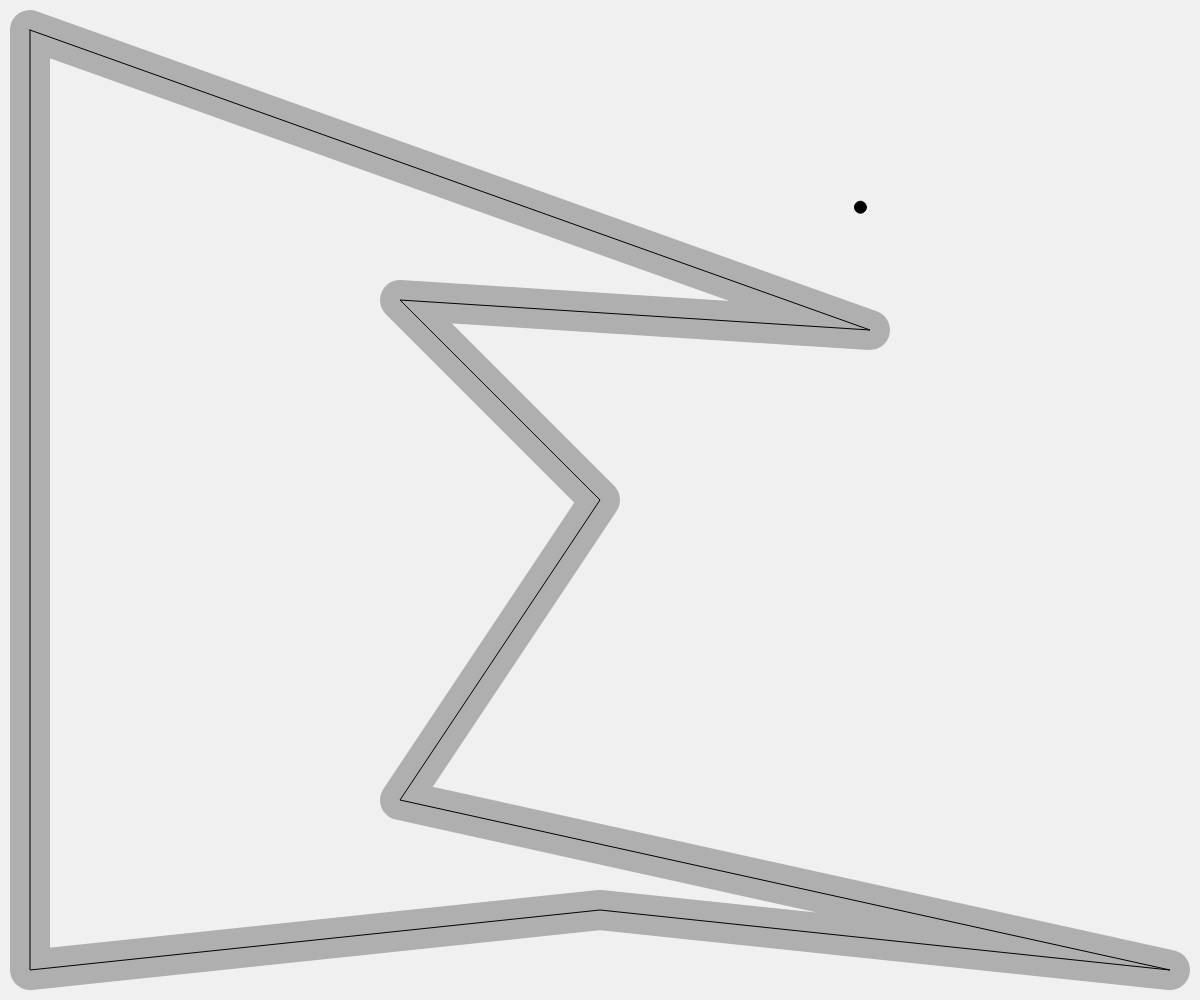
Frame 1 (no input)
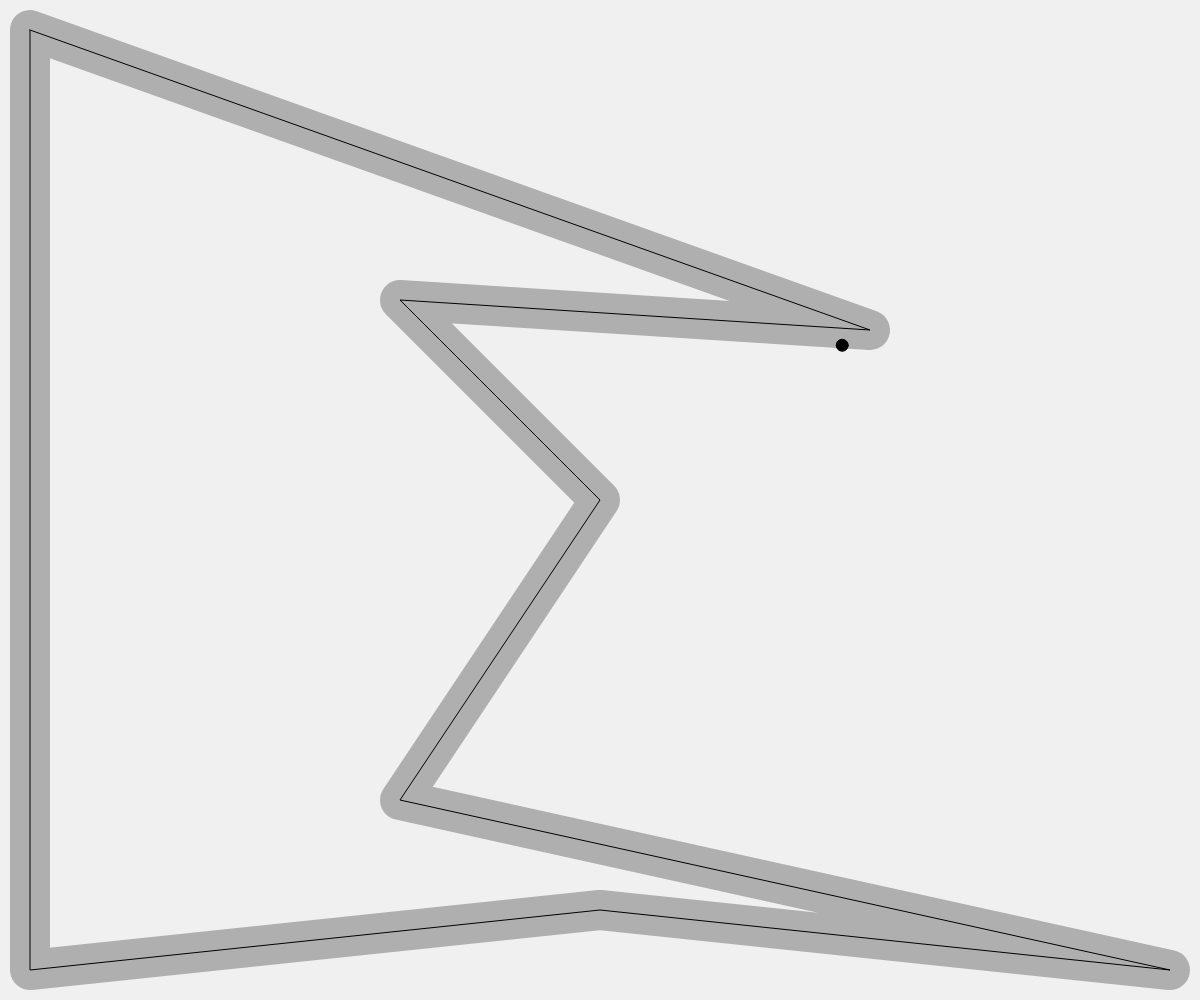
Frame 60 (no input)
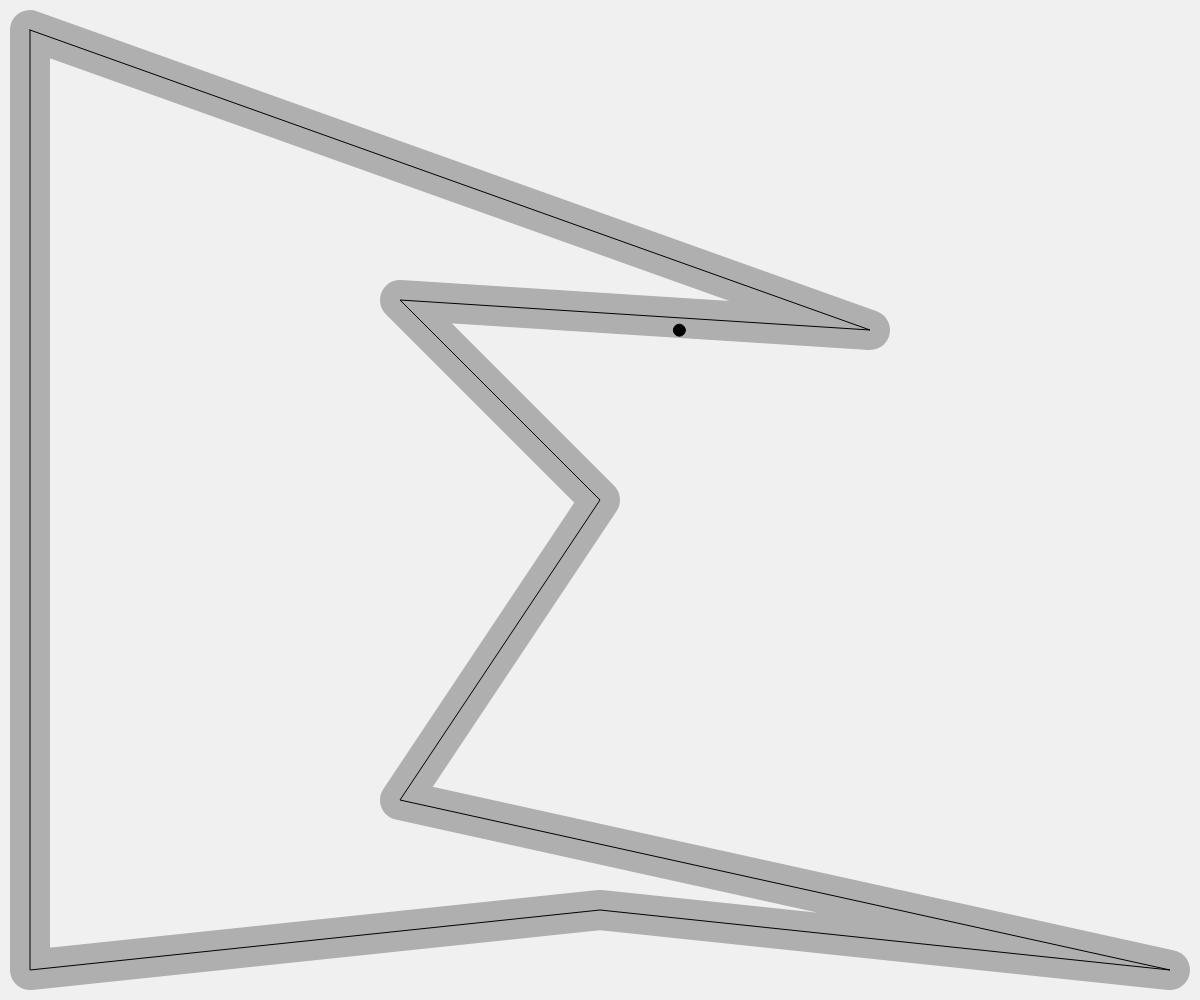
Frame 120 (the mouse pressed at the canvas centre since frame 60)

The p5.js sketch that drew these frames (run headless with seeded random() and noise() and a simulated clock; from frame 60 on, the mouse is pressed at the canvas centre):

// p5.js sketch
// ── sketch.js
// Path Following (Complex Path)
// The Nature of Code
// The Coding Train / Daniel Shiffman
// https://youtu.be/LrnR6dc2IfM
// https://thecodingtrain.com/learning/nature-of-code/5.7-path-following.html

// Path Following: https://editor.p5js.org/codingtrain/sketches/dqM054vBV
// Complex Path: https://editor.p5js.org/codingtrain/sketches/2FFzvxwVt

// Crowd Path Following
// Via Reynolds: http://www.red3d.com/cwr/steer/CrowdPath.html

// Pour debug on/off affichage des lignes etc.
let debug = false;

// le chemin
let path;

// Tableau des véhicules
let vehicles = [];

function setup() {
  createCanvas(windowWidth, windowHeight);
  // la fonction suivante créer un chemin composé de plusieurs points
  newPath();

  // On crée n véhicules placés aléatoirement sur le canvas
  const nbVehicules = 1;

  for (let i = 0; i < nbVehicules; i++) {
    newVehicle(random(width), random(height));
  }
  createP(
    "Appuyez sur 'd' pour afficher les infos de debug.<br/>Click souris pour générer de nouveaux véhicules."
  );
}

function draw() {
  background(240);
  // Affichage du chemin
  path.display();

  for (let v of vehicles) {
    // On applique les comportements pour suivre le chemin
    v.applyBehaviors(vehicles, path);
    // on a regroupé update, draw etc. dans une méthode run (update, borders, display, etc.)
    v.run();

    if(v.couleur == "green") {
      v.edges();
    }
  }
}

function newPath() {
  // Simple suite de points partant de 30, 30 et allant vers 30, height - 30 etc.
  path = new Path();
  let offset = 30;
  path.addPoint(offset, offset);
  path.addPoint(width - offset-300, offset+300);
  path.addPoint(400, 300);
  path.addPoint(width/2, height/2);
  path.addPoint(400, 800);
  path.addPoint(width - offset, height - offset);
  path.addPoint(width / 2, height - offset * 3);
  path.addPoint(offset, height - offset);
}

function newVehicle(x, y) {
  let maxspeed = random(2, 4);
  let maxforce = 0.3;
  let v = new Vehicle(x, y, maxspeed, maxforce);
  vehicles.push(v);
  return v;
}

function newVehicleRapide(x, y) {
  let maxspeed = 8
  let maxforce = 0.3;
  let v = new Vehicle(x, y, maxspeed, maxforce);
  v.couleur = "red";
  vehicles.push(v);
  return v;
}

function newVehicleWanderer(x, y) {
  let maxspeed = 3;
  let maxforce = 0.3;
  let v = new Vehicle(x, y, maxspeed, maxforce);
  v.couleur = "green";
  v.r = 30;
  v.poidsSeparation = 2;
  v.poidsWander = 1;
  vehicles.push(v);
  return v;
}

function keyPressed() {
  if (key == "d") {
    debug = !debug;
  } else if (key == "s") {
    newVehicleRapide(width / 2, height / 2);
  } else if (key == "w") {
    newVehicleWanderer(width / 2, height / 2);
  }
}

function mouseDragged() {
  newVehicle(mouseX, mouseY);
}

// ── path.js
class Path {
  constructor() {
    // Rayon arbitraire de 20 (c'est la demi-largeur de la route)
    // Un chemin a un rayon qui définit la zone ou le véhicule doit rester
    this.radius = 20;
    // Path = tableau de points (vecteurs)
    this.points = [];
  }

  // Ajout d'un point dans le chemin
  addPoint(x, y) {
    let point = createVector(x, y);
    this.points.push(point);
  }

  // Dessin du chemin
  display() {
    // bords arrondis dans les irages
    strokeJoin(ROUND);

    // couleur de la route = gris
    stroke(175);
    // On dessine le chemin deux fois plus large que la droite qui relie deux points
    strokeWeight(this.radius * 2);
    // pas de contours
    noFill();

    // dessin du chemin
    beginShape();
    for (let v of this.points) {
      vertex(v.x, v.y);
    }
    endShape(CLOSE); // CLOSE signifie : on relie le dernier point au premier

    // Draw thin line for center of path
    // couleur noire fil de fer
    stroke(0);
    // épaisseur 1 pixel
    strokeWeight(1);
    noFill();
    beginShape();
    for (let v of this.points) {
      vertex(v.x, v.y);
    }

    endShape(CLOSE);
  }
}

// ── vehicle.js
// Path Following (Complex Path)
// The Nature of Code
// The Coding Train / Daniel Shiffman
// https://youtu.be/LrnR6dc2IfM
// https://thecodingtrain.com/learning/nature-of-code/5.7-path-following.html

// Path Following: https://editor.p5js.org/codingtrain/sketches/dqM054vBV
// Complex Path: https://editor.p5js.org/codingtrain/sketches/2FFzvxwVt

// Path Following
// Vehicle class

class Vehicle {
  // Constructor initialize all values
  constructor(x, y, ms, mf) {
    this.position = createVector(x, y);
    this.r = 12;
    this.maxspeed = ms;
    this.maxforce = mf;
    this.acceleration = createVector(0, 0);
    this.velocity = createVector(this.maxspeed, 0);
    this.couleur = "black";

    // Pour apply behaviors
    this.poidsSuiviChemin = 1;
    this.poidsSeparation = 2;
    this.poidsWander = 1;

    // pour comportement wander
    this.wanderTheta = 0;
    this.wanderRadius = 50;
    this.displaceRange = 0.05;
    this.distanceCercleWander = 300;

    this.cheminDerriereWanderer = [];
    this.longueurMaxiCheminDerriere = 50;
  }

  // Implémente deux comportements : suivi de chemin complexe et séparation
  // que l'on verra plus tard
  applyBehaviors(vehicles, path) {
    // Pour les vehicules standards, on applique 
    // les comportement follow et separate,
    // pour les wanderers, juste wander et separate

    if (this.couleur !== "green") {
      // Suivi de chemin, le résultat est la force f
      let forceSuiviChemin = this.follow(path);
      // separation des autres véhicules, le resultat est la force s
      let forceSeparation = this.separate(vehicles);
      // On fait une somme pondérée des deux forces
      forceSuiviChemin.mult(this.poidsSuiviChemin);
      forceSeparation.mult(this.poidsSeparation); // essayez zéro ici !!!!
      // On applique les forces au véhicule
      this.applyForce(forceSuiviChemin);
      this.applyForce(forceSeparation);
    } else {
      // on a affaire à un wanderer
      let forceWander = this.wander();
      let forceSeparation = this.separate(vehicles);

      forceWander.mult(this.poidsWander);
      forceSeparation.mult(this.poidsSeparation);

      this.applyForce(forceWander);
      this.applyForce(forceSeparation);
    }
  }

  applyForce(force) {
    // On pourrait ajouter une masse au véhicule ici, rappel : 
    // somme des forces = masse * accélération, d'où accélération = somme des forces / masse
    // il suffirait de diviser la force par une masse. On a choisi de ne pas le faire ici
    // et de supposer une masse de 1. 
    // A = F / M
    this.acceleration.add(force);
  }

  // Main "run" function
  run() {
    this.update();
    this.render();
  }

  wander() {
    // point devant le véhicule
    let wanderPoint = this.velocity.copy();
    wanderPoint.setMag(this.distanceCercleWander);
    wanderPoint.add(this.position);

    if (Vehicle.debug) {
      // on le dessine sous la forme d'une petit cercle rouge
      fill(255, 0, 0);
      noStroke();
      circle(wanderPoint.x, wanderPoint.y, 8);

      // Cercle autour du point
      noFill();
      stroke(255);
      circle(wanderPoint.x, wanderPoint.y, this.wanderRadius * 2);

      // on dessine une lige qui relie le vaisseau à ce point
      // c'est la ligne blanche en face du vaisseau
      line(this.position.x, this.position.y, wanderPoint.x, wanderPoint.y);
    }
    // On va s'occuper de calculer le point vert SUR LE CERCLE
    // il fait un angle wanderTheta avec le centre du cercle
    // l'angle final par rapport à l'axe des X c'est l'angle du vaisseau
    // + cet angle
    let theta = this.wanderTheta + this.velocity.heading();

    let x = this.wanderRadius * cos(theta);
    let y = this.wanderRadius * sin(theta);

    // maintenant wanderPoint c'est un point sur le cercle
    wanderPoint.add(x, y);

    if (Vehicle.debug) {
      // on le dessine sous la forme d'un cercle vert
      fill("green");
      noStroke();
      circle(wanderPoint.x, wanderPoint.y, 16);

      // on dessine le vecteur desiredSpeed qui va du vaisseau au point vert
      stroke("yellow");
      line(this.position.x, this.position.y, wanderPoint.x, wanderPoint.y);
    }
    // On a donc la vitesse désirée que l'on cherche qui est le vecteur
    // allant du vaisseau au cercle vert. On le calcule :
    // ci-dessous, steer c'est la desiredSpeed directement !
    let desiredSpeed = wanderPoint.sub(this.position);

    // Ce que dit Craig Reynolds, c'est que uniquement pour ce
    // comportement, la force à appliquer au véhicule est
    // desiredSpeed et pas desiredSpeed - vitesse actuelle !
    let force = desiredSpeed;

    force.setMag(this.maxForce);

    // On déplace le point vert sur le cerlcle (en radians)
    this.wanderTheta += random(-this.displaceRange, this.displaceRange);

    return force;
  }

  // This function implements Craig Reynolds' path following algorithm
  // http://www.red3d.com/cwr/steer/PathFollow.html
  follow(path) {
    // Position du véhicule dans 25 frames
    let predict = this.velocity.copy();
    predict.normalize();
    predict.mult(25);
    let predictpos = p5.Vector.add(this.position, predict);

    // On cherche la projection sur le chemin.
    // Comme le chemin est composé de plusieurs segments, 
    // on cherche la projection sur chaque segment
    // et on gardera la plus proche comme étant la bonne

    let normal = null;
    let target = null;
    let worldRecord = 1000000; // distance max difficile à battre :-) 
    // (on cherche la plus petite distance)

    // On parcourt les points du chemin
    for (let i = 0; i < path.points.length; i++) {
      // segment courant a
      // segment suivant b, si a est le dernier segment, 
      // b devient le premier segment
      let a = path.points[i];
      let b = path.points[(i + 1) % path.points.length]; // le chemin boucle. On utilise un modulo

      // Calcul du point projecté sur le segment
      let normalPoint = findProjection(predictpos, a, b);

      // Cas particulier où le point est en dehors du segment
      // dir = le vecteur qui correspond au segment
      let dir = p5.Vector.sub(b, a);
      // si c'est le cas, on prendra le point b comme point normal
      //if (da + db > line.mag()+1) {
      if (
        normalPoint.x < min(a.x, b.x) ||
        normalPoint.x > max(a.x, b.x) ||
        normalPoint.y < min(a.y, b.y) ||
        normalPoint.y > max(a.y, b.y)
      ) {
        normalPoint = b.copy();
        // Si on est vraiment à la fin, alors on prend a et b du segment suivant
        a = path.points[(i + 1) % path.points.length];
        b = path.points[(i + 2) % path.points.length];
        dir = p5.Vector.sub(b, a);
      }

      // A quelle distance est le point prédit du chemin, est-il sur la route ?
      let d = p5.Vector.dist(predictpos, normalPoint);
      // Est-ce que d est vraiment le plus petit, rappellez-vous qu'on calcule d pour tous les segments
      if (d < worldRecord) {
        // oui, d est plus petit que la précédente distance mesurée,
        // on garde ce point comme étant le plus proche du chemin
        worldRecord = d;
        normal = normalPoint;

        // On va regarder un peu plus loin devant le point projeté sur le segment
        // On normalise le vecteur directeur du segment, et on lui donne une longueur de 25
        // et on ajoute ce vecteur au point projeté
        dir.normalize();
        // ce 25 pourrait changer en fonction de la vitesse du véhicule, plus il va vite, plus on regarde loin
        dir.mult(25);
        // On ajoute ce vecteur au point projeté pour avoir un point plus loin sur le segment
        target = normal.copy();
        target.add(dir);
      }
    }

    // dessin des infos de debug
    if (debug) {
      // future position devant le vaisseau
      stroke(0);
      fill(0);
      line(this.position.x, this.position.y, predictpos.x, predictpos.y);
      ellipse(predictpos.x, predictpos.y, 4, 4);

      // Point projeté
      stroke(0);
      fill(0);
      ellipse(normal.x, normal.y, 4, 4);
      // Cible que l'on cherche à atteindre (va de la position du vaisseau à la position projetée)
      line(predictpos.x, predictpos.y, target.x, target.y);

      if (worldRecord > path.radius) fill(255, 0, 0);
      noStroke();
      ellipse(target.x, target.y, 8, 8);
    }

    // Si la distance entre le point projeté et le point normal est plus grande que le rayon du chemin
    // alors on cherche à se rapprocher du point normal
    // sinon on renvoie un vecteur nul (force nulle, on continue dans la direction actuelle)
    if (worldRecord > path.radius) {
      return this.seek(target);
    } else {
      return createVector(0, 0);
    }
  }

  // Comportement Separation : on garde ses distances par rapport aux voisins
  // ON ETUDIERA CE COMPORTEMENT PLUS TARD !
  separate(boids) {
    let desiredseparation = this.r * 2;
    let steer = createVector(0, 0, 0);
    let count = 0;
    // On examine les autres boids pour voir s'ils sont trop près
    for (let i = 0; i < boids.length; i++) {
      let other = boids[i];
      let d = p5.Vector.dist(this.position, other.position);
      // Si la distance est supérieure à 0 et inférieure à une valeur arbitraire (0 quand on est soi-même)
      if (d > 0 && d < desiredseparation) {
        // Calculate vector pointing away from neighbor
        let diff = p5.Vector.sub(this.position, other.position);
        diff.normalize();
        diff.div(d); // poids en fonction de la distance. Plus le voisin est proche, plus le poids est grand
        steer.add(diff);
        count++; // On compte le nombre de voisins
      }
    }
    // On moyenne le vecteur steer en fonction du nombre de voisins
    if (count > 0) {
      steer.div(count);
    }

    // si la force de répulsion est supérieure à 0
    if (steer.mag() > 0) {
      // On implemente : Steering = Desired - Velocity
      steer.normalize();
      steer.mult(this.maxspeed);
      steer.sub(this.velocity);
      steer.limit(this.maxforce);
    }
    return steer;
  }

  // Method to update position
  update() {
    // Update velocity
    this.velocity.add(this.acceleration);
    // Limit speed
    this.velocity.limit(this.maxspeed);
    this.position.add(this.velocity);
    // Reset accelertion to 0 each cycle
    this.acceleration.mult(0);

    if (this.couleur == "green") {
      // on rajoute la position courante dans le tableau
      this.cheminDerriereWanderer.push(this.position.copy());

      // si le tableau a plus de 50 éléments, on vire le plus ancien
      if (this.cheminDerriereWanderer.length > this.longueurMaxiCheminDerriere) {
        this.cheminDerriereWanderer.shift();
      }
    }
  }

  // A method that calculates and applies a steering force towards a target
  // STEER = DESIRED MINUS VELOCITY
  seek(target) {
    let desired = p5.Vector.sub(target, this.position); // A vector pointing from the position to the target

    // Normalize desired and scale to maximum speed
    desired.normalize();
    desired.mult(this.maxspeed);
    // Steering = Desired minus Vepositionity
    let steer = p5.Vector.sub(desired, this.velocity);
    steer.limit(this.maxforce); // Limit to maximum steering force

    return steer;
  }

  render() {
    if (this.couleur !== "green") {
      // Simple boid is just a circle
      fill(this.couleur);
      stroke(0);
      push();
      translate(this.position.x, this.position.y);
      ellipse(0, 0, this.r, this.r);
      pop();


    } else {
      // Wanderer
      this.drawPath();

      fill(this.couleur);
      stroke(0);
      push();
      translate(this.position.x, this.position.y);
      rotate(this.velocity.heading());
      triangle(-this.r, -this.r / 2, -this.r, this.r / 2, this.r, 0);
      pop();


    }
  }

  drawPath() {
    // dessin du chemin
    this.cheminDerriereWanderer.forEach((p, index) => {
      if (!(index % 3)) {
        stroke(0);
        noFill();
        circle(p.x, p.y, 1);
      }
    });
  }

  edges() {
    if (this.position.x > width + this.r) {
      this.position.x = -this.r;
    } else if (this.position.x < -this.r) {
      this.position.x = width + this.r;
    }
    if (this.position.y > height + this.r) {
      this.position.y = -this.r;
    } else if (this.position.y < -this.r) {
      this.position.y = height + this.r;
    }
  }
}

// A function to get the normal point from a point (p) to a line segment (a-b)
// This function could be optimized to make fewer new Vector objects
function findProjection(p, a, b) {
  // Vector from a to p
  let ap = p5.Vector.sub(p, a);
  // Vector from a to b
  let ab = p5.Vector.sub(b, a);
  ab.normalize(); // Normalize the line
  // Project vector "diff" onto line by using the dot product
  ab.mult(ap.dot(ab));
  let normalPoint = p5.Vector.add(a, ab);
  return normalPoint;
}
